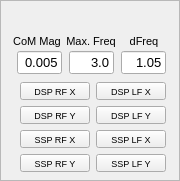
  <widget class="QFrame" name="frame">
   <property name="geometry">
    <rect>
     <x>20</x>
     <y>420</y>
     <width>180</width>
     <height>181</height>
    </rect>
   </property>
   <property name="frameShape">
    <enum>QFrame::StyledPanel</enum>
   </property>
   <property name="frameShadow">
    <enum>QFrame::Raised</enum>
   </property>
   <widget class="QPushButton" name="BTN_SYSID_COMREF2ZMP_SSP_LF_X">
    <property name="geometry">
     <rect>
      <x>96</x>
      <y>130</y>
      <width>70</width>
      <height>18</height>
     </rect>
    </property>
    <property name="font">
     <font>
      <pointsize>7</pointsize>
     </font>
    </property>
    <property name="text">
     <string>SSP LF X</string>
    </property>
   </widget>
   <widget class="QPushButton" name="BTN_SYSID_COMREF2ZMP_DSP_LF_Y">
    <property name="geometry">
     <rect>
      <x>96</x>
      <y>106</y>
      <width>70</width>
      <height>18</height>
     </rect>
    </property>
    <property name="font">
     <font>
      <pointsize>7</pointsize>
     </font>
    </property>
    <property name="text">
     <string>DSP LF Y</string>
    </property>
   </widget>
   <widget class="QLabel" name="label_63">
    <property name="geometry">
     <rect>
      <x>7</x>
      <y>31</y>
      <width>60</width>
      <height>20</height>
     </rect>
    </property>
    <property name="font">
     <font>
      <pointsize>8</pointsize>
     </font>
    </property>
    <property name="text">
     <string>CoM Mag</string>
    </property>
    <property name="alignment">
     <set>Qt::AlignCenter</set>
    </property>
   </widget>
   <widget class="QLineEdit" name="CON_SYSID_COMREF2ZMP_DFREQ">
    <property name="geometry">
     <rect>
      <x>121</x>
      <y>51</y>
      <width>45</width>
      <height>23</height>
     </rect>
    </property>
    <property name="font">
     <font>
      <pointsize>10</pointsize>
     </font>
    </property>
    <property name="text">
     <string>1.05</string>
    </property>
    <property name="alignment">
     <set>Qt::AlignRight|Qt::AlignTrailing|Qt::AlignVCenter</set>
    </property>
   </widget>
   <widget class="QLabel" name="label_62">
    <property name="geometry">
     <rect>
      <x>0</x>
      <y>10</y>
      <width>181</width>
      <height>16</height>
     </rect>
    </property>
    <property name="font">
     <font>
      <pointsize>8</pointsize>
     </font>
    </property>
    <property name="text">
     <string>&lt;CoMREF to ZMP System ID&gt;</string>
    </property>
    <property name="alignment">
     <set>Qt::AlignCenter</set>
    </property>
   </widget>
   <widget class="QLineEdit" name="CON_SYSID_COMREF2ZMP_NUM">
    <property name="geometry">
     <rect>
      <x>69</x>
      <y>51</y>
      <width>45</width>
      <height>23</height>
     </rect>
    </property>
    <property name="font">
     <font>
      <pointsize>10</pointsize>
     </font>
    </property>
    <property name="text">
     <string>3.0</string>
    </property>
    <property name="alignment">
     <set>Qt::AlignRight|Qt::AlignTrailing|Qt::AlignVCenter</set>
    </property>
   </widget>
   <widget class="QPushButton" name="BTN_SYSID_COMREF2ZMP_DSP_RF_Y">
    <property name="geometry">
     <rect>
      <x>20</x>
      <y>106</y>
      <width>70</width>
      <height>18</height>
     </rect>
    </property>
    <property name="font">
     <font>
      <pointsize>7</pointsize>
     </font>
    </property>
    <property name="text">
     <string>DSP RF Y</string>
    </property>
   </widget>
   <widget class="QPushButton" name="BTN_SYSID_COMREF2ZMP_SSP_RF_X">
    <property name="geometry">
     <rect>
      <x>20</x>
      <y>130</y>
      <width>70</width>
      <height>18</height>
     </rect>
    </property>
    <property name="font">
     <font>
      <pointsize>7</pointsize>
     </font>
    </property>
    <property name="text">
     <string>SSP RF X</string>
    </property>
   </widget>
   <widget class="QPushButton" name="BTN_SYSID_COMREF2ZMP_DSP_LF_X">
    <property name="geometry">
     <rect>
      <x>96</x>
      <y>82</y>
      <width>70</width>
      <height>18</height>
     </rect>
    </property>
    <property name="font">
     <font>
      <pointsize>7</pointsize>
     </font>
    </property>
    <property name="text">
     <string>DSP LF X</string>
    </property>
   </widget>
   <widget class="QLabel" name="label_66">
    <property name="geometry">
     <rect>
      <x>114</x>
      <y>31</y>
      <width>60</width>
      <height>20</height>
     </rect>
    </property>
    <property name="font">
     <font>
      <pointsize>8</pointsize>
     </font>
    </property>
    <property name="text">
     <string>dFreq</string>
    </property>
    <property name="alignment">
     <set>Qt::AlignCenter</set>
    </property>
   </widget>
   <widget class="QLineEdit" name="CON_SYSID_COMREF2ZMP_COMMAG">
    <property name="geometry">
     <rect>
      <x>17</x>
      <y>51</y>
      <width>45</width>
      <height>23</height>
     </rect>
    </property>
    <property name="font">
     <font>
      <pointsize>10</pointsize>
     </font>
    </property>
    <property name="text">
     <string>0.005</string>
    </property>
    <property name="alignment">
     <set>Qt::AlignRight|Qt::AlignTrailing|Qt::AlignVCenter</set>
    </property>
   </widget>
   <widget class="QPushButton" name="BTN_SYSID_COMREF2ZMP_DSP_RF_X">
    <property name="geometry">
     <rect>
      <x>20</x>
      <y>82</y>
      <width>70</width>
      <height>18</height>
     </rect>
    </property>
    <property name="font">
     <font>
      <pointsize>7</pointsize>
     </font>
    </property>
    <property name="text">
     <string>DSP RF X</string>
    </property>
   </widget>
   <widget class="QLabel" name="label_64">
    <property name="geometry">
     <rect>
      <x>61</x>
      <y>31</y>
      <width>60</width>
      <height>20</height>
     </rect>
    </property>
    <property name="font">
     <font>
      <pointsize>8</pointsize>
     </font>
    </property>
    <property name="text">
     <string>Max. Freq</string>
    </property>
    <property name="alignment">
     <set>Qt::AlignCenter</set>
    </property>
   </widget>
   <widget class="QPushButton" name="BTN_SYSID_COMREF2ZMP_SSP_RF_Y">
    <property name="geometry">
     <rect>
      <x>20</x>
      <y>154</y>
      <width>70</width>
      <height>18</height>
     </rect>
    </property>
    <property name="font">
     <font>
      <pointsize>7</pointsize>
     </font>
    </property>
    <property name="text">
     <string>SSP RF Y</string>
    </property>
   </widget>
   <widget class="QPushButton" name="BTN_SYSID_COMREF2ZMP_SSP_LF_Y">
    <property name="geometry">
     <rect>
      <x>96</x>
      <y>154</y>
      <width>70</width>
      <height>18</height>
     </rect>
    </property>
    <property name="font">
     <font>
      <pointsize>7</pointsize>
     </font>
    </property>
    <property name="text">
     <string>SSP LF Y</string>
    </property>
   </widget>
  </widget>
